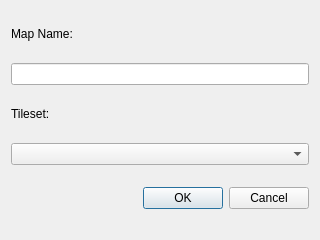
<?xml version="1.0" encoding="UTF-8"?>
<ui version="4.0">
 <class>NewMapWindow</class>
 <widget class="QDialog" name="NewMapWindow">
  <property name="geometry">
   <rect>
    <x>0</x>
    <y>0</y>
    <width>320</width>
    <height>240</height>
   </rect>
  </property>
  <property name="windowTitle">
   <string>Dialog</string>
  </property>
  <layout class="QVBoxLayout" name="verticalLayout">
   <item>
    <widget class="QLabel" name="label">
     <property name="sizePolicy">
      <sizepolicy hsizetype="Fixed" vsizetype="Fixed">
       <horstretch>0</horstretch>
       <verstretch>0</verstretch>
      </sizepolicy>
     </property>
     <property name="text">
      <string>Map Name:</string>
     </property>
    </widget>
   </item>
   <item>
    <widget class="QLineEdit" name="name_edit"/>
   </item>
   <item>
    <widget class="QLabel" name="label_2">
     <property name="sizePolicy">
      <sizepolicy hsizetype="Fixed" vsizetype="Fixed">
       <horstretch>0</horstretch>
       <verstretch>0</verstretch>
      </sizepolicy>
     </property>
     <property name="text">
      <string>Tileset:</string>
     </property>
    </widget>
   </item>
   <item>
    <widget class="QComboBox" name="tilesets_combo"/>
   </item>
   <item>
    <widget class="QDialogButtonBox" name="buttonBox">
     <property name="orientation">
      <enum>Qt::Horizontal</enum>
     </property>
     <property name="standardButtons">
      <set>QDialogButtonBox::Cancel|QDialogButtonBox::Ok</set>
     </property>
    </widget>
   </item>
  </layout>
 </widget>
 <resources/>
 <connections>
  <connection>
   <sender>buttonBox</sender>
   <signal>accepted()</signal>
   <receiver>NewMapWindow</receiver>
   <slot>accept()</slot>
   <hints>
    <hint type="sourcelabel">
     <x>248</x>
     <y>254</y>
    </hint>
    <hint type="destinationlabel">
     <x>157</x>
     <y>274</y>
    </hint>
   </hints>
  </connection>
  <connection>
   <sender>buttonBox</sender>
   <signal>rejected()</signal>
   <receiver>NewMapWindow</receiver>
   <slot>reject()</slot>
   <hints>
    <hint type="sourcelabel">
     <x>316</x>
     <y>260</y>
    </hint>
    <hint type="destinationlabel">
     <x>286</x>
     <y>274</y>
    </hint>
   </hints>
  </connection>
 </connections>
</ui>
